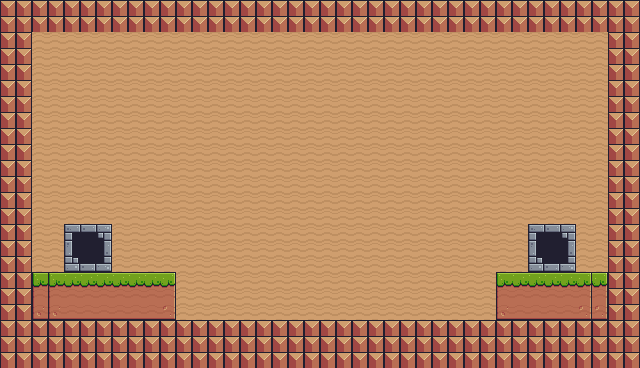

A 2D game scene composited from a Tiled map and its tileset images. What follows is a short description and the map's XML, with every tile layer's data as written:
An orthogonal 40x23 tile map with 16x16 px tiles, 1 tile layer (Tile Layer 1) and 2 objects (Player).

<map version="1.10" tiledversion="1.11.2" orientation="orthogonal" renderorder="right-down" width="40" height="23" tilewidth="16" tileheight="16" infinite="0" nextlayerid="3" nextobjectid="3">
 <tileset firstgid="1" source="Terrain (16x16).tsx" />
 <layer id="1" name="Tile Layer 1" width="40" height="23">
  <data encoding="csv">
16,16,16,16,16,16,16,16,16,16,16,16,16,16,16,16,16,16,16,16,16,16,16,16,16,16,16,16,16,16,16,16,16,16,16,16,16,16,16,16,
16,16,16,16,16,16,16,16,16,16,16,16,16,16,16,16,16,16,16,16,16,16,16,16,16,16,16,16,16,16,16,16,16,16,16,16,16,16,16,16,
16,16,206,206,206,206,206,206,206,206,206,206,206,206,206,206,206,206,206,206,206,206,206,206,206,206,206,206,206,206,206,206,206,206,206,206,206,206,16,16,
16,16,206,206,206,206,206,206,206,206,206,206,206,206,206,206,206,206,206,206,206,206,206,206,206,206,206,206,206,206,206,206,206,206,206,206,206,206,16,16,
16,16,206,206,206,206,206,206,206,206,206,206,206,206,206,206,206,206,206,206,206,206,206,206,206,206,206,206,206,206,206,206,206,206,206,206,206,206,16,16,
16,16,206,206,206,206,206,206,206,206,206,206,206,206,206,206,206,206,206,206,206,206,206,206,206,206,206,206,206,206,206,206,206,206,206,206,206,206,16,16,
16,16,206,206,206,206,206,206,206,206,206,206,206,206,206,206,206,206,206,206,206,206,206,206,206,206,206,206,206,206,206,206,206,206,206,206,206,206,16,16,
16,16,206,206,206,206,206,206,206,206,206,206,206,206,206,206,206,206,206,206,206,206,206,206,206,206,206,206,206,206,206,206,206,206,206,206,206,206,16,16,
16,16,206,206,206,206,206,206,206,206,206,206,206,206,206,206,206,206,206,206,206,206,206,206,206,206,206,206,206,206,206,206,206,206,206,206,206,206,16,16,
16,16,206,206,206,206,206,206,206,206,206,206,206,206,206,206,206,206,206,206,206,206,206,206,206,206,206,206,206,206,206,206,206,206,206,206,206,206,16,16,
16,16,206,206,206,206,206,206,206,206,206,206,206,206,206,206,206,206,206,206,206,206,206,206,206,206,206,206,206,206,206,206,206,206,206,206,206,206,16,16,
16,16,206,206,206,206,206,206,206,206,206,206,206,206,206,206,206,206,206,206,206,206,206,206,206,206,206,206,206,206,206,206,206,206,206,206,206,206,16,16,
16,16,206,206,206,206,206,206,206,206,206,206,206,206,206,206,206,206,206,206,206,206,206,206,206,206,206,206,206,206,206,206,206,206,206,206,206,206,16,16,
16,16,206,206,206,206,206,206,206,206,206,206,206,206,206,206,206,206,206,206,206,206,206,206,206,206,206,206,206,206,206,206,206,206,206,206,206,206,16,16,
16,16,206,206,1,2,3,206,206,206,206,206,206,206,206,206,206,206,206,206,206,206,206,206,206,206,206,206,206,206,206,206,206,1,2,3,206,206,16,16,
16,16,206,206,23,24,25,206,206,206,206,206,206,206,206,206,206,206,206,206,206,206,206,206,206,206,206,206,206,206,206,206,206,23,24,25,206,206,16,16,
16,16,206,206,45,46,47,206,206,206,206,206,206,206,206,206,206,206,206,206,206,206,206,206,206,206,206,206,206,206,206,206,206,45,46,47,206,206,16,16,
16,16,7,7,8,8,8,8,8,8,9,206,206,206,206,206,206,206,206,206,206,206,206,206,206,206,206,206,206,206,206,7,8,8,8,8,9,9,16,16,
16,16,29,29,30,30,30,30,30,30,31,206,206,206,206,206,206,206,206,206,206,206,206,206,206,206,206,206,206,206,206,29,30,30,30,30,31,31,16,16,
16,16,51,51,52,52,52,52,52,52,53,206,206,206,206,206,206,206,206,206,206,206,206,206,206,206,206,206,206,206,206,51,52,52,52,52,53,53,16,16,
16,16,16,16,16,16,16,16,16,16,16,16,16,16,16,16,16,16,16,16,16,16,16,16,16,16,16,16,16,16,16,16,16,16,16,16,16,16,16,16,
16,16,16,16,16,16,16,16,16,16,16,16,16,16,16,16,16,16,16,16,16,16,16,16,16,16,16,16,16,16,16,16,16,16,16,16,16,16,16,16,
16,16,16,16,16,16,16,16,16,16,16,16,16,16,16,16,16,16,16,16,16,16,16,16,16,16,16,16,16,16,16,16,16,16,16,16,16,16,16,16
</data>
 </layer>
 <objectgroup id="2" name="sponPoint">
  <object id="1" name="player" type="Player" x="134.986" y="232.782" width="42.6997" height="35.8127" />
  <object id="2" x="628.099" y="-90.9091" />
 </objectgroup>
</map>
